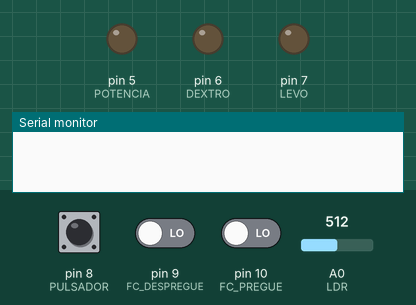
Simulated run of this sketch. Board: Arduino Uno, built with avr-gcc and run on an emulated ATmega328P. On the bench: output pins drawn as LEDs (lit = HIGH), the last lines printed to the serial monitor. Inputs (shaded band) come from the test bench; at power-on: pin 8 (PULSADOR) LOW, A0 (LDR) = 512, pin 9 (FC_DESPREGUE) LOW, pin 10 (FC_PREGUE) LOW.

Above: at 1.2 s.
1.3 s: pin 8 (PULSADOR) pulled HIGH for 0.15 s
At 2.0 s:
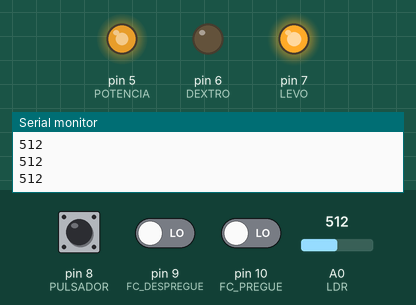
2.9 s: A0 (LDR) set to 542
4.4 s: A0 (LDR) set to 570
At 5.6 s:
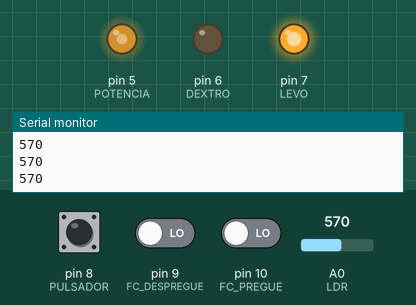
5.9 s: A0 (LDR) set to 695
7.4 s: A0 (LDR) set to 722
At 8.1 s:
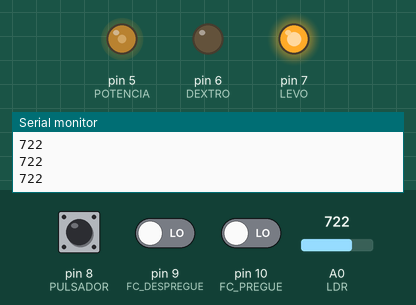
8.9 s: A0 (LDR) set to 855
10.4 s: A0 (LDR) set to 879
At 11.9 s:
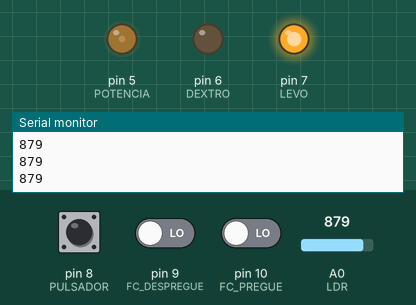
Timing chart, 0 to 12.9 s (numbered marks = the images above; inputs shaded):
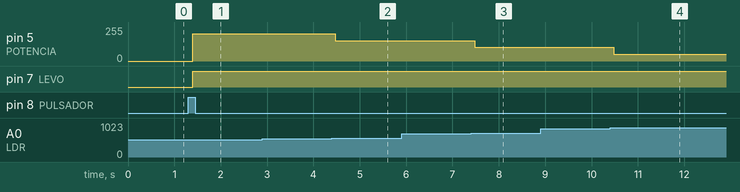

The sketch:

toldo01.ino
```cpp
/* Programa para xestionar o movemento dun toldo (pregue ou despregue)
 *
 * Un pulsador (pin 8) fará o seguinte:
 * - Se o toldo está quieto, moveráo en sentido contrario ó movemento anterior
 * - Se o toldo está en movemento, párao
 *
 * Un fin de carreira de pregue (pin 9) detén o movemento de pregado do toldo
 * Un fin de carreira de despregue (pin 10) detén o movemento de despregado do toldo
 *
 * A velocidade de movemento do toldo variara según a luminosidade detectada por unha resistencia fotoeléctica.
 * LDR: Pin A0
 * O sentido de xiro do motor controlarase mediante un circuito integrado L293D
 * L293D: pins 5 a 7
 *
 * Autor: Fer
 * Data: marzo de 2024
 *
 */


// Definición de entradas e saídas
#define LDR A0

#define MARCHA 4
#define POTENCIA 5
#define DEXTRO 6
#define LEVO 7

#define PULSADOR 8
#define FC_DESPREGUE 9
#define FC_PREGUE 10

// Definición de valores medidos empíricamente
#define V_MIN 258
#define V_MAX 1015
// Número de niveis
#define N_NIVELES 5

bool inversion = false; // Indica se o motor xira nun sentido ou no inverso
bool motorActivo = false; // Indica se o motor está en marcha
byte velocidade = 0; // Velocidade do motor do toldo
byte nivel = 0; // Nivel de velocidade do motor

void setup()
{
  // Indícase o modo de funcionamento das entradas e saídas dixitais
  pinMode(DEXTRO, OUTPUT);
  pinMode(LEVO, OUTPUT);

  pinMode(PULSADOR, INPUT);
  pinMode(FC_PREGUE, INPUT);
  pinMode(FC_DESPREGUE, INPUT);
  Serial.begin(9600);
}

void loop()
{
  if (digitalRead(PULSADOR)) lerPulsador(); // Se hay pulsación, xestionase coa funcion lerPulsador()
  if (inversion){
    if (digitalRead(FC_PREGUE)) finCarrera();
  } else if (digitalRead(FC_DESPREGUE)) finCarrera();
  if (motorActivo) moverToldo();
  while (digitalRead(PULSADOR)) delay(20);
  delay(200);
}


/* Definición das funcións utilizadas para controlar o comportamento do toldo:
 * - Cando se preme o pulsador
 * - Cando se detecta un fin de carreira
 * - Estado do movemento
 * - Velocidade de movemento
 */

void lerPulsador(){
  if (motorActivo) pararMotor();
  else {
    inversion = !inversion;
    digitalWrite(MARCHA, HIGH);
  }
  motorActivo = !motorActivo;
  Serial.println("PULSACION");
  Serial.println(log(V_MAX));
  Serial.println(log(V_MIN));
}

void finCarrera(){
  motorActivo = false;
  pararMotor();
}

void moverToldo(){
  velocidade = calcularVelocidade();
  xirarMotor();
}

int calcularVelocidade(){
  nivel = map(analogRead(LDR), V_MIN, V_MAX, 5, 0); // Mapea tensión a nivel
  velocidade = nivel== 0? 5: nivel*20; // Calcula velocidade segun nivel:
  Serial.println(analogRead(LDR));
  return velocidade*255/100;
}

void xirarMotor(){ // Xira o motor según o estado de inversion e velocidade
  digitalWrite(LEVO, inversion);
  digitalWrite(DEXTRO, !inversion);
  analogWrite(POTENCIA, velocidade);
}

// Detén o motor
void pararMotor(){
  digitalWrite(MARCHA, LOW); // desactiva o Enable
}
```

Measured:
- the behaviour switches between 560 and 561 on A0 (LDR) (found by bisection; images 1 and 2)
- the behaviour switches between 712 and 713 on A0 (LDR) (found by bisection; images 2 and 3)
- the behaviour switches between 863 and 864 on A0 (LDR) (found by bisection; images 3 and 4)
- after the input at 1.3 s, pin 5 (POTENCIA): 0/255 → 204/255 after 0.10 s; pin 7 (LEVO): LOW → HIGH after 0.10 s
- after the input at 4.4 s, pin 5 (POTENCIA): 204/255 → 153/255 after 0.07 s
- after the input at 7.4 s, pin 5 (POTENCIA): 153/255 → 102/255 after 0.08 s
- after the input at 10.4 s, pin 5 (POTENCIA): 102/255 → 51/255 after 0.08 s
